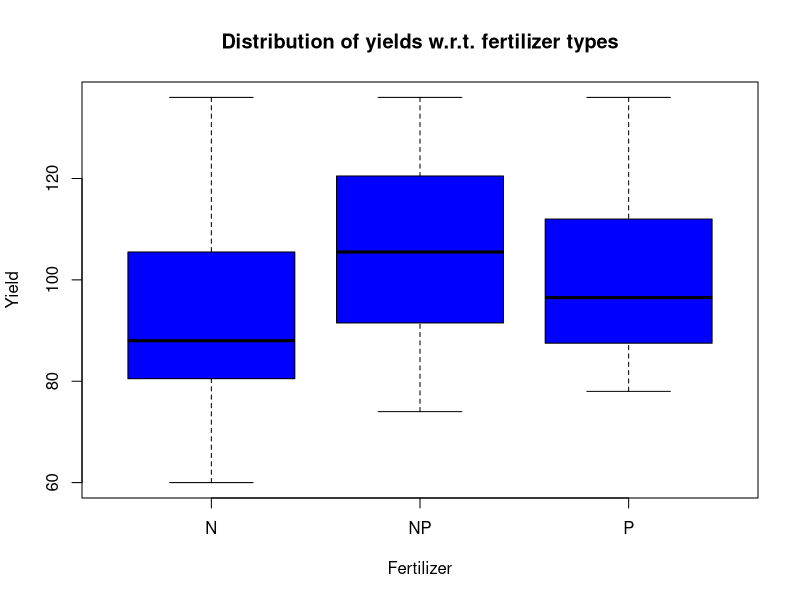
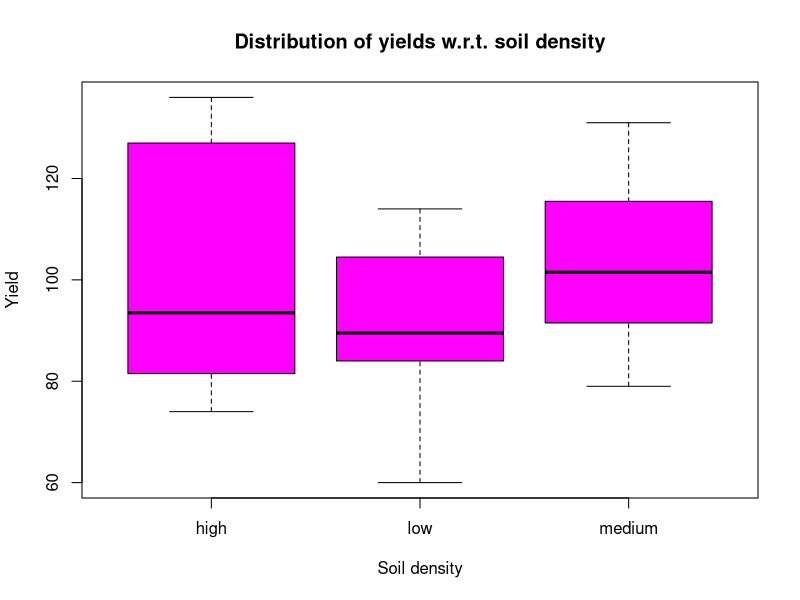
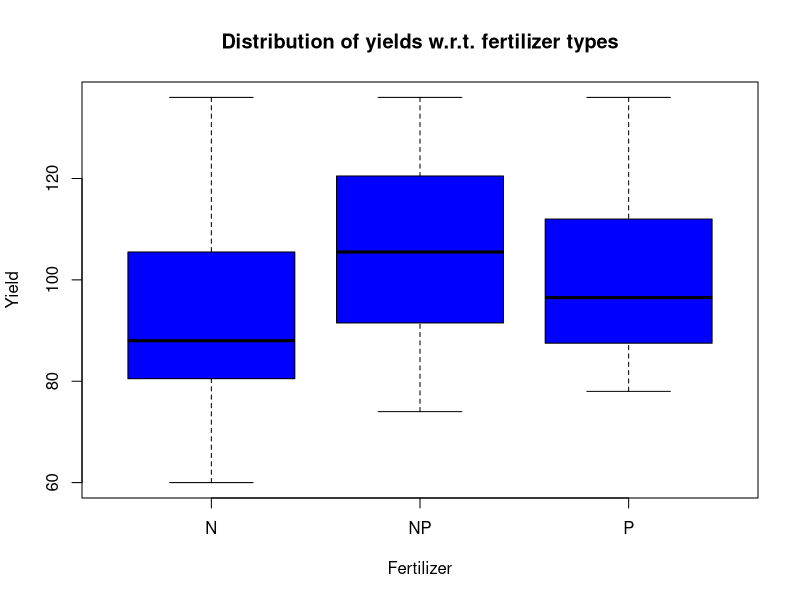

The R script that drew these images, in order:
setwd("~/Documents/Study/computerScience/programming/r/data/")
myData = read.csv("cropYield.csv")
head(myData)
y = myData$yield
x = myData$fertilizer # Treatment
x_levels = length(unique(x))
total_observations = length(x)

# FUNCTIONS USED
# Correction factor
cf = sum(y)^2 / length(y)
# Treament sum of squares
lms = function(level, regressor, response)
# (Level mean square)
{
  sum = 0
  n = 0
  for(i in c(1:(length(regressor))))
  {
    if(regressor[i] == level)
    {
      sum = sum + response[i]
      n = n + 1
    }
  }
  return(sum^2 / n)
}
rss = function(regressor, response)
# (Regression sum of squares)
{
  sum = 0
  levels = unique(regressor)
  for(level in levels)
  {
    sum = sum + lms(level, regressor, response)
  }
  return(sum - cf)
}
# Total sum of squares
tss = 0
for(i in y)
{
  tss = tss + i^2
}
tss = tss - cf
#------------------------------------------------
# FOR RBD
bf = myData$density # Blocking factor
bf_levels = length(unique(bf))
#' Soil density size is chosen as the blocking factor since it may be a significant factor in affecting yields (apart from fertilizer type).
myData = data.frame(x, bf, y)
head(myData)
summary(myData)
#' Visualising distribution of yields w.r.t. treatment i.e. fertilizer types...
boxplot(y~x, main = "Distribution of yields w.r.t. fertilizer types", xlab = "Fertilizer", ylab = "Yield", col = "blue")
#
#' Visualising distribution of yields w.r.t. blocks i.e. soil density
boxplot(y~bf, main = "Distribution of yields w.r.t. soil density", xlab = "Soil density", ylab = "Yield", col = "magenta")

# LINEAR REGRESSION MODEL
# Multiple linear regression model for two regressors...
model = lm(y~x + bf)
summary(model)
# Here, we see error DF as 67.
error_df = 67

# ERROR MEAN SQUARE
# Error sum of squares...
ess = tss - rss(x, y) - rss(bf, y)
# Error mean square...
ems_rbd = ess / error_df
#------------------------------------------------
# FOR CRD
myData = data.frame(x, y)
summary(myData)
#' Visualising distribution of yields w.r.t. treatment i.e. fertilizer types...
boxplot(y~x, main = "Distribution of yields w.r.t. fertilizer types", xlab = "Fertilizer", ylab = "Yield", col = "blue")

# LINEAR REGRESSION MODEL
# Multiple linear regression model for two regressors...
model = lm(y~x)
summary(model)
# Here, we see error DF as 69.
error_df = 69

# ERROR MEAN SQUARE
# Error sum of squares...
ess = tss - rss(x, y)
# Error mean square...
ems_crd = ess / error_df
#------------------------------------------------
# RELATIVE EFFICIENCY
# EMS of CRD
ems_crd
# EMS of RBD
ems_rbd
# Relative efficiency of RBD w.r.t. CRD
re = 100* (1/ems_rbd) / (1/ems_crd)
re
#------------------------------------------------
#' Hence, we see that in this case, RBD has proved to be around 5.6296% more efficient than CRD.
